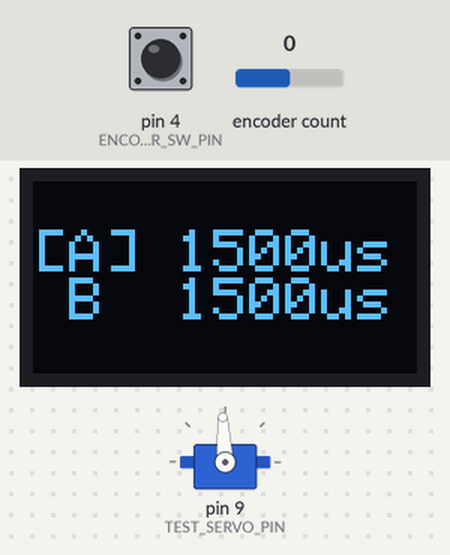
A program run on a simulated Arduino Pro Mini, built with avr-gcc and run on an emulated ATmega328P. Parts: servo, 64×32 one-colour display. Inputs (shaded band) come from the test bench; at power-on: encoder count 0, pin 4 (ENCODER_SW_PIN) HIGH. What the program prints to the serial monitor is not drawn.

Above: at 1.2 s.
1.3 s: encoder count set to 1
At 2.5 s:
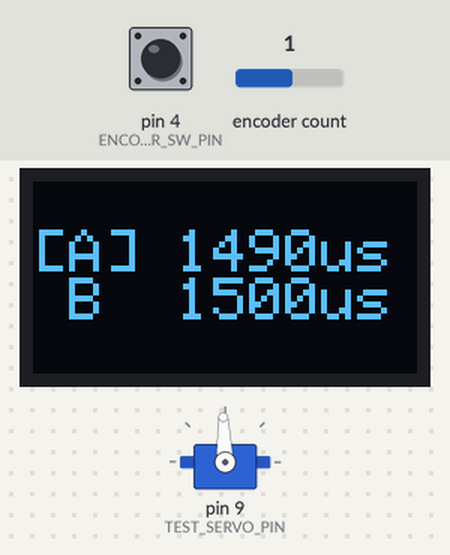
2.8 s: encoder count set to 2
At 3.8 s:
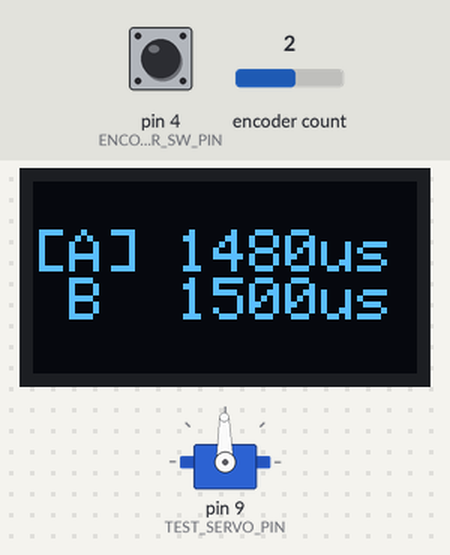
4.3 s: encoder count set to 3
At 4.9 s:
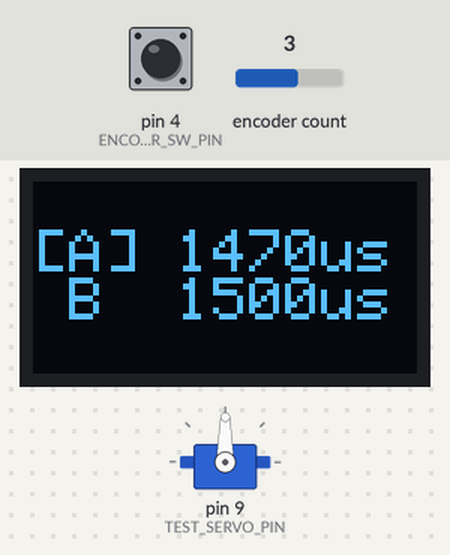
5.8 s: pin 4 (ENCODER_SW_PIN) pulsed LOW 2 times (0.12 s each, 0.3 s apart)
At 6.09 s:
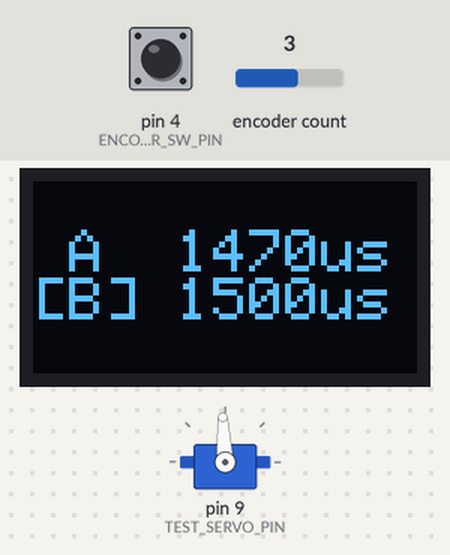
Timing chart, 0 to 8.8 s (numbered marks = the images above; inputs shaded):
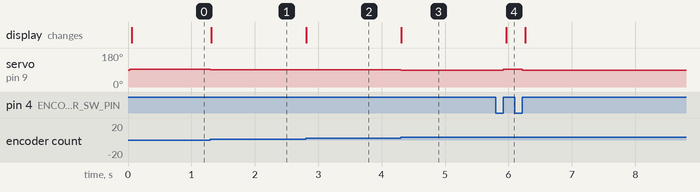

Measured:
- after the input at 1.3 s, servo on pin 9 (TEST_SERVO_PIN): 93° → 92° at once; the display: changes at once (image 1)
- after the input at 2.8 s, servo on pin 9 (TEST_SERVO_PIN): 92° → 91° at once; the display: changes at once (image 2)
- after the input at 4.3 s, servo on pin 9 (TEST_SERVO_PIN): 91° → 90° at once; the display: changes at once (image 3)
- after the input at 5.8 s, servo on pin 9 (TEST_SERVO_PIN): 90° → 93° after 0.12 s, → 90° 0.30 s later; the display: changes after 0.16 s (image 4)

The program:

main.cpp
```cpp
#include "Adafruit_SSD1306.h"
#include <Arduino.h>
#include <Config.h>
#include <DisplayHelper.h>
#include <EncoderHelper.h>
#include <Servo.h>
#include <Utils.h>

Servo testServo;
byte angle = SERVO_NEUTAR_ANGLE;
byte angleA = SERVO_NEUTAR_ANGLE;
byte angleB = SERVO_NEUTAR_ANGLE;
int pulse = SERVO_NEUTAR_PULSE;
int pulseA = SERVO_NEUTAR_PULSE;
int pulseB = SERVO_NEUTAR_PULSE;
boolean isPrimaryAngleActive = true;
boolean isPulseMode = true;

DisplayHelper Display;

EncoderHelper Encoder(ENCODER_CLK_PIN, ENCODER_DT_PIN, ENCODER_SW_PIN, ENCODER_STEPS_PER_CLICK);

void setup() {
  pinMode(ENCODER_SW_PIN, INPUT_PULLUP);
  Serial.begin(BAUD_RATE);
  Serial.println("Servo tester");

  testServo.attach(TEST_SERVO_PIN);

  Encoder.onTurn = [](int8_t direction, unsigned long deltaT) {
    Serial.println("Turn " + String(direction) + " " + String(deltaT));
    if (isPulseMode) {
      int newPulse = constrain(pulse + timeBasedStep(deltaT) * MS_MODE_MULTIPLER * direction, SERVO_MIN_US, SERVO_MAX_US);
      if (isPrimaryAngleActive) {
        pulseA = newPulse;
      } else {
        pulseB = newPulse;
      }
    } else {
      byte newAngle = constrain(angle + timeBasedStep(deltaT) * direction, SERVO_MIN_ANGLE, SERVO_MAX_ANGLE);
      if (isPrimaryAngleActive) {
        angleA = newAngle;
      } else {
        angleB = newAngle;
      }
    }
  };

  Encoder.onButtonClick = [](unsigned long pressDuration) {
    Serial.println("Click " + String(pressDuration));
    if (pressDuration < BUTTON_LONG_PRESS_DURATION) {
      isPrimaryAngleActive = !isPrimaryAngleActive;
    } else {
      if (isPulseMode) {
        angleA = pulseToDeg(pulseA);
        angleB = pulseToDeg(pulseB);
      } else {
        pulseA = degToPulse(angleA);
        pulseB = degToPulse(angleB);
      }
      isPulseMode = !isPulseMode;
    }
  };

  Display.init();

  Display.onRender = [](Adafruit_SSD1306 &display) {
    display.println();
    display.println(displayServoPosition(isPrimaryAngleActive, "A", isPulseMode ? pulseA : angleA, isPulseMode));
    display.println(displayServoPosition(!isPrimaryAngleActive, "B", isPulseMode ? pulseB : angleB, isPulseMode));
  };
}

void loop() {
  Encoder.update();
  Display.update();

  if (isPulseMode) {
    pulse = isPrimaryAngleActive ? pulseA : pulseB;
    testServo.writeMicroseconds(pulse);
  } else {
    angle = isPrimaryAngleActive ? angleA : angleB;
    testServo.write(angle);
  }
}
```

DisplayHelper.cpp
```cpp
#include <Arduino.h>
#include <Config.h>
#include <DisplayHelper.h>
#include <Wire.h>

DisplayHelper::DisplayHelper()
    : lastMillis(0), display(SCREEN_WIDTH, SCREEN_HEIGHT, &Wire, OLED_RESET) {}

void DisplayHelper::init() {
  display.begin(SSD1306_SWITCHCAPVCC, DISPLAY_ADDRESS);
  display.clearDisplay();
  display.setTextSize(1);
  display.setTextColor(SSD1306_WHITE);
}

void DisplayHelper::update() {
  unsigned long currentMillis = millis();

  if (currentMillis - lastMillis >= RENDER_INTERVAL_DURATION) {
    lastMillis = currentMillis;
    display.clearDisplay();
    display.setCursor(0, 0);

    if (onRender) {
      onRender(display);
    }

    display.display();
  }
}
```

DisplayHelper.h
```cpp
#define DISPLAY_HELPER_H

#include <Adafruit_GFX.h>
#include <Adafruit_SSD1306.h>

class DisplayHelper {
public:
  DisplayHelper();
  void init();
  void (*onRender)(Adafruit_SSD1306 &display) = nullptr;
  void update();

private:
  unsigned long lastMillis;
  Adafruit_SSD1306 display;
};
```

EncoderHelper.cpp
```cpp
#include <Arduino.h>
#include <Config.h>
#include <EncoderHelper.h>

EncoderHelper::EncoderHelper(byte clkPin, byte dtPin, byte swPin, byte stepsPerClick)
    : encoder(clkPin, dtPin), swPin(swPin), stepsPerClick(stepsPerClick), lastPosition(0), lastStepTime(0), lastButtonState(HIGH), lastDebounceMillis(0) {}

void EncoderHelper::update() {
  unsigned long currentMillis = millis();

  long newPosition = encoder.read() / stepsPerClick;
  if (newPosition != lastPosition) {
    int direction = (newPosition < lastPosition) ? ENCODER_DIRECTION_CW : ENCODER_DIRECTION_CC;
    unsigned long deltaT = currentMillis - lastStepTime;
    lastStepTime = currentMillis;
    lastPosition = newPosition;

    if (onTurn) {
      onTurn(direction, deltaT);
    }
  }

  boolean buttonState = digitalRead(swPin);

  if (buttonState == LOW && lastButtonState == HIGH) {
    lastDebounceMillis = currentMillis;
  } else if (buttonState == HIGH && lastButtonState == LOW && currentMillis - lastDebounceMillis >= BUTTON_DEBOUNCE_DURATION) {
    unsigned long pressedDuration = currentMillis - lastDebounceMillis;
    if (onButtonClick) {
      onButtonClick(pressedDuration);
    }
  }
  lastButtonState = buttonState;
}
```

EncoderHelper.h
```cpp
#define ENCODER_HELPER_H
#include "Encoder.h"

class EncoderHelper {

public:
  EncoderHelper(byte clkPin, byte dtPin, byte swPin, byte stepsPerClick);
  void update();
  void (*onTurn)(int8_t direction, unsigned long deltaT) = nullptr;
  void (*onButtonClick)(unsigned long pressDuration) = nullptr;

private:
  Encoder encoder;
  byte swPin;
  byte stepsPerClick;
  long lastPosition;
  unsigned long lastStepTime;
  boolean lastButtonState;
  unsigned long lastDebounceMillis;
};
```

Utils.cpp
```cpp
#include <Arduino.h>
#include <Config.h>

String displayServoPosition(boolean active, String label, int angle, boolean isPulseMode) {
  const byte angleStringTargetLen = isPulseMode ? 4 : 3;
  String output = "";
  if (active) {
    output += "[";
    output += label;
    output += "] ";
  } else {
    output += " ";
    output += label;
    output += "  ";
  }

  String angleStr = String(angle);
  while (angleStr.length() < angleStringTargetLen)
    angleStr = " " + angleStr;

  String unit = isPulseMode ? "us" : "deg";
  output += angleStr + unit;
  return output;
}

int timeBasedStep(unsigned long deltaT) {
  int step = 1;
  if (deltaT < 50)
    step = 6;
  else if (deltaT < 100)
    step = 3;
  else if (deltaT < 200)
    step = 2;
  else
    step = 1;
  return step;
}

int degToPulse(int angle) {
  angle = constrain(angle, SERVO_MIN_ANGLE, SERVO_MAX_ANGLE);
  return map(angle, SERVO_MIN_ANGLE, SERVO_MAX_ANGLE, SERVO_MIN_US, SERVO_MAX_US);
}

int pulseToDeg(int pulse) {
  pulse = constrain(pulse, SERVO_MIN_US, SERVO_MAX_US);
  return map(pulse, SERVO_MIN_US, SERVO_MAX_US, SERVO_MIN_ANGLE, SERVO_MAX_ANGLE);
}
```

Utils.h
```cpp
#define UTILS_H

#include <Arduino.h>

String displayServoPosition(boolean active, String label, int angle, boolean isPulseMode);

int timeBasedStep(unsigned long deltaT);

int degToPulse(int angle);
int pulseToDeg(int pulse);
```

Config.h
```cpp
#pragma once

#define BAUD_RATE 9600

#define ENCODER_CLK_PIN 2
#define ENCODER_DT_PIN 3
#define ENCODER_SW_PIN 4
#define ENCODER_STEPS_PER_CLICK 4
#define ENCODER_DIRECTION_CW 1
#define ENCODER_DIRECTION_CC -1

#define BUTTON_DEBOUNCE_DURATION 50
#define BUTTON_LONG_PRESS_DURATION 1000

#define SERVO_NEUTAR_ANGLE 90
#define SERVO_MIN_ANGLE 0
#define SERVO_MAX_ANGLE 180
#define SERVO_MIN_US 500
#define SERVO_MAX_US 2500
#define SERVO_NEUTAR_PULSE 1500

#define MS_MODE_MULTIPLER 10

#define TEST_SERVO_PIN 9

#define DISPLAY_ADDRESS 0x3C
#define RENDER_INTERVAL_DURATION 50
#define SCREEN_WIDTH 64
#define SCREEN_HEIGHT 32
#define OLED_RESET -1
```
